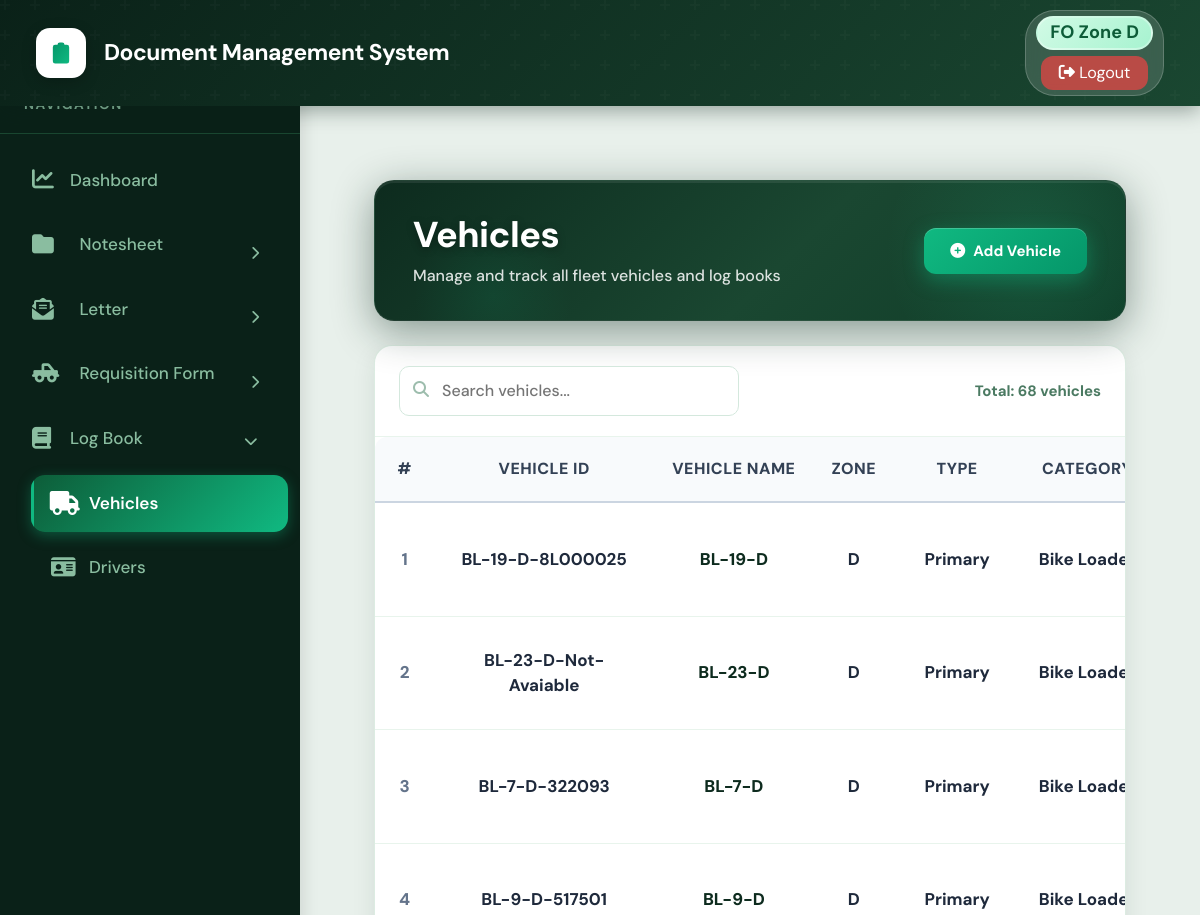
/logbook/vehicles/ (signed in, upper part), run on an earlier commit of the app's database.
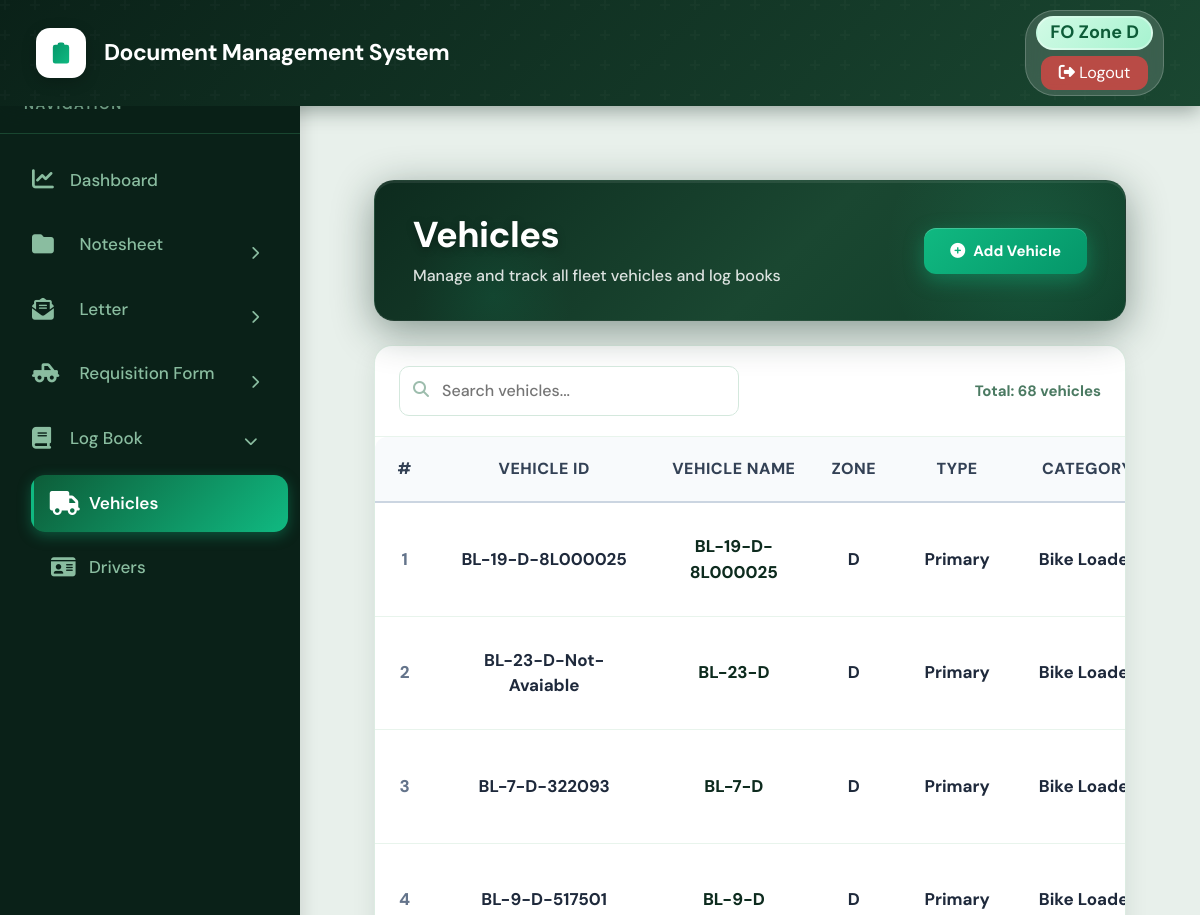
And on a later commit of the database.
### logbook/models.py (models this page shows, shortened)
class Vehicle(models.Model):
    STATUS_CHOICES = (
        ("Active", "Active"),
        ("Inactive", "Inactive"),
    )
    vehicle_id_number = models.CharField(
        "Vehicle ID",
        max_length=100,
        blank=True,
        null=True
    )
    vehicle_name = models.CharField(
        max_length=100,
        unique=True,
        help_text="Name/identifier of the vehicle"
    )
    zone = models.ForeignKey(
        Zone,
        on_delete=models.SET_NULL,
        null=True,
        blank=True,
        related_name="vehicles",
        help_text="Zone this vehicle belongs to"
    )
    vehicle_type = models.CharField(
        max_length=100,
        blank=True,
        null=True
    )
    category = models.CharField(
        max_length=100,
        blank=True,
        null=True
    )
    status = models.CharField(
        max_length=30,
        choices=STATUS_CHOICES,
        default="Active"
    )
    driver = models.ForeignKey(
        'Driver',
        on_delete=models.SET_NULL,
        null=True,
        blank=True,
        related_name="assigned_vehicles"
    )
    created_at = models.DateTimeField(
        auto_now_add=True
    )
    updated_at = models.DateTimeField(
        auto_now=True
    )
    class Meta:
        ordering = ["vehicle_name"]
        verbose_name = "Vehicle"
        verbose_name_plural = "Vehicles"

### core/models.py (models this page shows)
class Zone(models.Model):
    name = models.CharField(max_length=100, unique=True, help_text="e.g., Head Office, Zone-A, Zone-B")
    title = models.CharField(max_length=200, default="WATER AND SANITATION SERVICES PESHAWAR", help_text="Main title on letterhead")
    subtitle = models.CharField(max_length=255, default="WATER AND SANITATION SERVICES PESHAWAR", help_text="Subtitle on letterhead (2nd line)")
    province = models.CharField(max_length=255, default="GOVERNMENT OF KHYBER PAKHTUNKHWA", blank=True, help_text="Province line on letterhead (e.g., Government of Khyber Pakhtunkhwa)")
    address = models.CharField(max_length=255, default="Plot # 33, Street No. 13, Sector E-8, Phase-VII, Hayatabad", blank=True, help_text="Address on letterhead")
    phone = models.CharField(max_length=100, blank=True, null=True, help_text="Phone number for the letterhead")
    logo_left = models.ImageField(upload_to='zone_logos/', blank=True, null=True, help_text="Left logo (defaults to WSSP logo if empty)")
    logo_right = models.ImageField(upload_to='zone_logos/', blank=True, null=True, help_text="Right logo (defaults to KPK Emblem if empty)")
    class Meta:
        ordering = ['name']
        verbose_name = 'Zone'
        verbose_name_plural = 'Zones'
    def __str__(self):
        return self.name

### logbook/views.py (the view)
# urls.py: path('vehicles/', views.vehicle_list, name='vehicle_list'),
@login_required
def vehicle_list(request):
    from django.db.models import Exists, OuterRef
    has_pdf_subquery = LogBookEntry.objects.filter(
        logbook__vehicle=OuterRef('pk'),
        signed_requisition__isnull=False
    ).exclude(signed_requisition='')
    base_qs = Vehicle.objects.select_related('driver', 'zone').annotate(
        has_logbook_pdf=Exists(has_pdf_subquery)
    ).order_by('vehicle_name')
    if is_admin_or_ceo(request.user):
        vehicles = base_qs
    else:
        user_zone = get_user_zone(request.user)
        if user_zone:
            vehicles = base_qs.filter(zone=user_zone)
        else:
            vehicles = Vehicle.objects.none()
    return render(request, "logbook/vehicle_list.html", {
        "vehicles": vehicles,
        "is_manager": is_manager(request.user),
    })

### core/context_processors.py (called while the page is built)
def notifications_processor(request):
    if request.user.is_authenticated:
        unread_notifications = Notification.objects.filter(recipient=request.user, is_read=False)[:5]
        unread_count = Notification.objects.filter(recipient=request.user, is_read=False).count()
        return {
            'unread_notifications': unread_notifications,
            'unread_notifications_count': unread_count
        }
    return {}

### core/models.py (called while the page is built)
    def __eq__(self, other):
        if isinstance(other, str):
            return self.code == other or self.category == other or self.name == other
        return super().__eq__(other)

### logbook/views.py (called while the page is built)
def is_manager(user):
    return (
        (hasattr(user, 'profile') and user.profile.role == 'Manager')
        or user.username in ['Fleet_Manager', 'Manager_Admin']
    )

def is_admin_or_ceo(user):
    if user.username in ['CEO', 'Fleet_Manager', 'Manager_Admin']:
        return True
    if hasattr(user, 'profile') and user.profile.role in ['CEO', 'Manager', 'GM', 'PS']:
        return True
    return False

def get_user_zone(user):
    if hasattr(user, 'profile') and user.profile.zone:
        return user.profile.zone
    return None

### logbook/templates/logbook/vehicle_list.html (shortened to what this page needs)
{% extends "base.html" %}
{% block content %}
<div style="background: #e8f0eb; min-height: 100vh; padding: 2rem;">
    <div style="
        background: linear-gradient(135deg, #0d2b1e 0%, #1a4731 55%, #0f3d28 100%);
        border-radius: 20px;
        padding: 32px 38px;
        margin-bottom: 24px;
        box-shadow: 0 10px 40px rgba(13,43,30,0.45), 0 2px 0 rgba(255,255,255,0.08) inset;
        position: relative;
        overflow: hidden;
        display: flex;
        justify-content: space-between;
        align-items: center;
        border: 1px solid rgba(255,255,255,0.08);
    ">
        <div
            style="position:absolute;top:-60%;right:-8%;width:300px;height:300px;background:radial-gradient(circle,rgba(52,211,153,0.15) 0%,transparent 70%);border-radius:50%;pointer-events:none;">
        </div>
        <div
            style="position:absolute;bottom:-40%;left:5%;width:160px;height:160px;background:radial-gradient(circle,rgba(16,185,129,0.1) 0%,transparent 70%);border-radius:50%;pointer-events:none;">
        </div>
        <div style="position:relative;z-index:1;">
            <h2
                style="color:white;font-size:36px;font-weight:800;margin:0 0 8px 0;letter-spacing:-0.5px;text-shadow:0 2px 8px rgba(0,0,0,0.3);">
                Vehicles</h2>
            <p style="color:rgba(255,255,255,0.85);font-size:16px;margin:0;font-weight:500;">Manage and track all
                fleet vehicles and log books</p>
        </div>
        {% if not is_manager %}
        <a href="{% url 'vehicle_create' %}" class="btn-create">
            <i class="fas fa-plus-circle"></i> Add Vehicle
        </a>
        {% endif %}
    </div>
    <div
        style="background:white;border-radius:18px;overflow:hidden;box-shadow:0 8px 24px rgba(13,43,30,0.09),0 1px 0 rgba(255,255,255,0.8) inset;border:1px solid rgba(212,232,219,0.8);">
        <div
            style="padding:20px 24px;border-bottom:1px solid #e8f4ec;display:flex;justify-content:space-between;align-items:center;">
            <div style="position:relative;width:340px;">
                <i class="fas fa-search" style="position:absolute;left:14px;top:15px;color:#9dbdad;font-size:16px;"></i>
                <input type="text" id="searchInput" placeholder="Search vehicles..."
                    style="width:100%;padding:12px 14px 12px 42px;border:1px solid #d4e8dd;border-radius:10px;outline:none;font-size:16px;font-weight:500;">
            </div>
            <div style="color:#4b7a62;font-size:15px;font-weight:700;" id="fileCountText">Total: {{ vehicles|length }}
                vehicles</div>
        </div>
        <div class="table-responsive">
            <table class="table files-table mb-0 text-center table-borderless" id="vehicleTable">
                <thead>
                    <tr>
                        <th style="border-top-left-radius: 12px; width: 5%;">#</th>
                        <th>Vehicle ID</th>
                        <th>Vehicle Name</th>
                        <th>Zone</th>
                        <th>Type</th>
                        <th>Category</th>
                    </tr>
                </thead>
                <tbody id="vehicleTableBody">
                    {% for vehicle in vehicles %}
                    <tr class="file-row">
                        <td style="color:#64748b; font-weight:800; font-size:17px;">{{ forloop.counter }}</td>
                        <td style="font-weight:700; font-size:17px; color:#1e293b;">{{ vehicle.vehicle_id_number|default:"-" }}</td>
                        <td style="color:#0d2b1e; font-weight:800; font-size:20px;">{{ vehicle.vehicle_name }}</td>
                        <td style="font-weight:700; font-size:17px; color:#1e293b;">{{ vehicle.zone|default:"-" }}</td>
                        <td style="font-weight:700; font-size:17px; color:#1e293b;">{{ vehicle.vehicle_type|default:"-" }}</td>
                        <td style="font-weight:700; font-size:17px; color:#1e293b;">{{ vehicle.category|default:"-" }}</td>
                    </tr>
                    {% endfor %}
                </tbody>
            </table>
        </div>
    </div>
</div>
{% endblock %}

What changed in the data, as far as the page shows it:
changed Vehicle "BL-19-D-8L000025": vehicle_name "BL-19-D" → "BL-19-D-8L000025"
